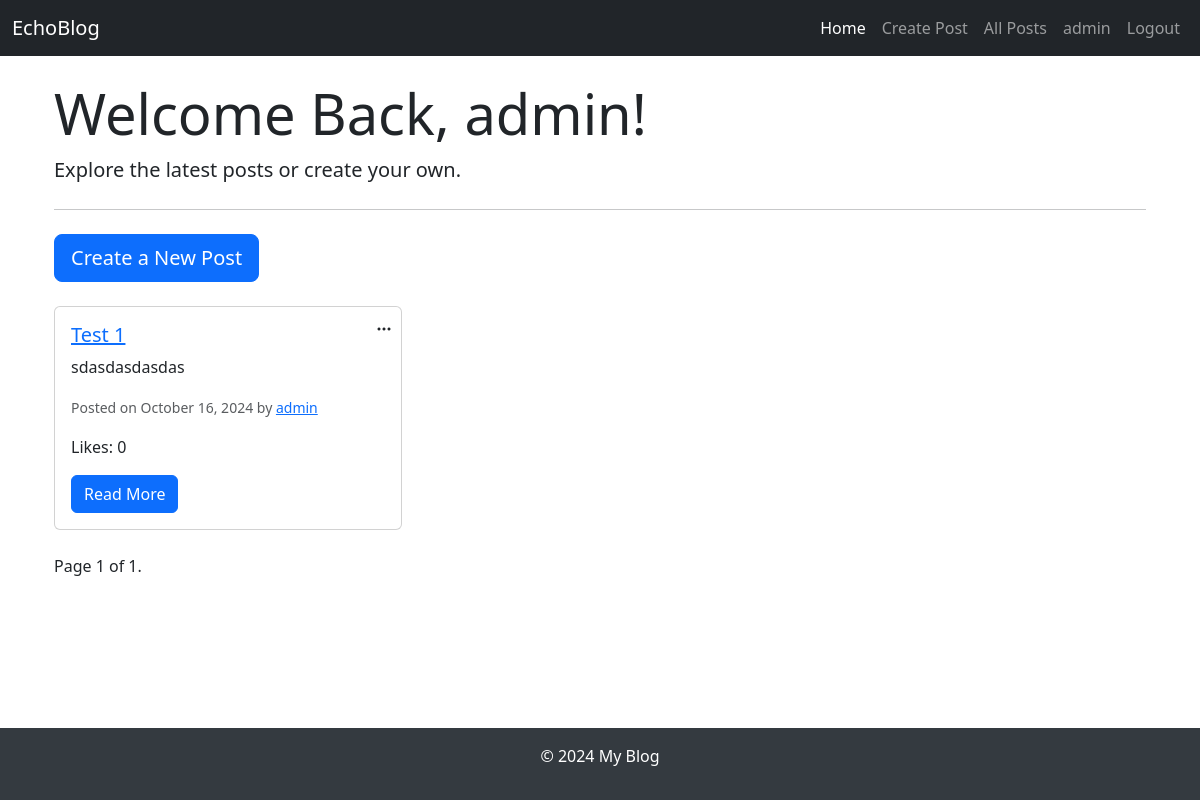
Page / (signed in) on the earlier database version.
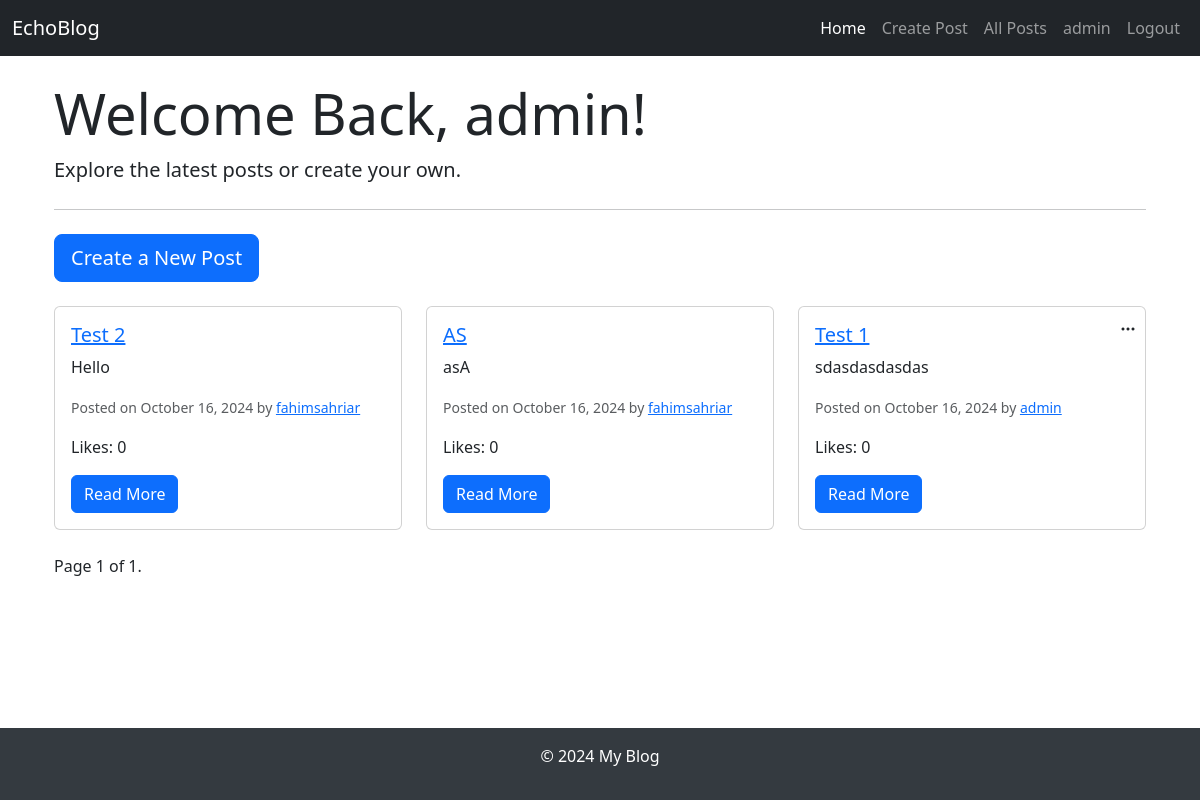
Same page on the later database version.
### main/models.py (models this page shows, shortened)
class Post(models.Model):
    title = models.CharField(max_length=200)
    content = models.TextField(null=True)
    author = models.ForeignKey(User, on_delete=models.CASCADE, null=True)
    created_at = models.DateTimeField(auto_now_add=True)
    updated_at = models.DateTimeField(auto_now=True)
    categories = models.ManyToManyField('Category')
    likes = models.ManyToManyField(User, related_name='post_likes', blank=True)

### main/views.py (the view)
# urls.py: path("", views.index, name="index"),
def index(request):
    posts = Post.objects.order_by('-created_at')  # Get all posts, ordered by newest
    paginator = Paginator(posts, 6)  # Show 25 contacts per page.
    page_number = request.GET.get("page")
    posts_obj = paginator.get_page(page_number)
    return render(request, 'blog/home.html', {'posts': posts_obj})

### templates/blog/home.html (shortened to what this page needs)
{% extends 'blog/base.html' %}
{% block content %}
    {% if user.is_authenticated %}
        <div class="container mt-4">
            <div class="jumbotron">
                <h1 class="display-4">Welcome Back, {{ user.username }}!</h1>
                <p class="lead">Explore the latest posts or create your own.</p>
                <hr class="my-4">
                <a class="btn btn-primary btn-lg" href="{% url 'create_post' %}" role="button">Create a New Post</a>
            </div>
            <div class="row mt-4">
                {% for post in posts %}
                    <div class="col-md-4 mb-4">
                        <div class="card h-100">
                            <div class="card-body">
                                <h5 class="card-title">
                                    <a href="{% url 'post_detail' post.id %}">{{ post.title }}</a>
                                </h5>
                                <p class="card-text">
                                    {{ post.content|truncatechars:100 }}
                                </p>
                                <p class="card-text">
                                    <small class="text-muted">Posted on {{ post.created_at|date:"F j, Y" }} by
                                        <a href="{% url 'user_profile' post.author.username %}">{{ post.author.username }}</a>
                                    </small>
                                </p>
                                <p class="card-text">
                                    Likes: {{ post.likes.count }}
                                </p>
                                <a href="{% url 'post_detail' post.id %}" class="btn btn-primary">Read More</a>
                            </div>
                            {% if user == post.author %}
                                <div class="dropdown position-absolute top-0 end-0 m-2">
                                    <button class="btn btn-link text-dark p-0" type="button" id="actionsDropdown{{ post.id }}" data-bs-toggle="dropdown" aria-expanded="false">
                                        <i class="bi bi-three-dots"></i>
                                    </button>
                                </div>
                            {% endif %}
                        </div>
                    </div>
                {% endfor %}
            </div>
            <div class="pagination">
                <span class="step-links">
                    <span class="current">
                        Page {{ posts.number }} of {{ posts.paginator.num_pages }}.
                    </span>
                </span>
            </div>
        </div>
    {% endif %}
{% endblock %}

Differences in the rows shown:
added Post: title "Test 2", content "Hello", created_at "October 16, 2024", author.username "fahimsahriar", likes.count "0"
added Post: title "AS", content "asA", created_at "October 16, 2024", author.username "fahimsahriar", likes.count "0"
